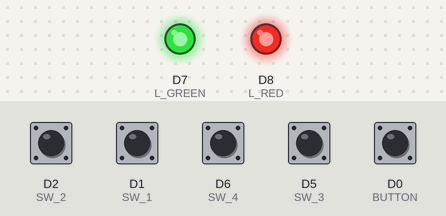
The sketch below on a simulated ESP8266 (NodeMCU). On the bench: output pins drawn as LEDs (lit = HIGH). Inputs (shaded band) come from the test bench; at power-on: D1 (SW_1), D2 (SW_2), D5 (SW_3), D6 (SW_4) HIGH, D0 (BUTTON) LOW. WiFi joins after 1.5 s; servers stay silent unless stated; uploads are accepted with an empty reply.

Above: at 0.1 s.
At 2.7 s:
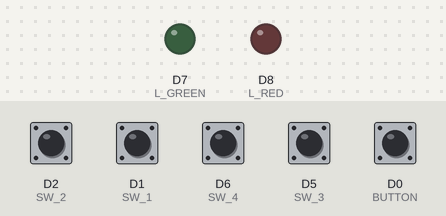
2.8 s: D0 (BUTTON) pulled HIGH for 1.2 s
At 4.0 s:
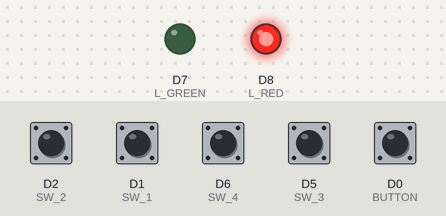
Timing chart, 0 to 10.2 s (numbered marks = the images above; inputs shaded):
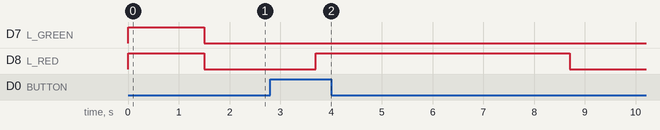

Measured:
- after the input at 2.8 s, D8 (L_RED): LOW → HIGH after 0.90 s, → LOW 5.0 s later

The sketch:

device.ino
```cpp
#include <ESP8266WiFi.h>
#include <ESP8266HTTPClient.h>
#include <WiFiClient.h>

#define L_GREEN D7
#define L_RED D8

#define BUTTON D0

#define SW_1 D1
#define SW_2 D2
#define SW_3 D5
#define SW_4 D6

#define SSID "A1"
#define PASSWORD "PASS"
#define SERVER "http://192.168.0.17:6666/api/v1/deploy"
#define API_KEY "{~c[3^n3u7R-j/By"

void unconnected_warning() {
  digitalWrite(L_GREEN, HIGH);
  digitalWrite(L_RED, HIGH);
  delay(500);
  digitalWrite(L_GREEN, LOW);
  digitalWrite(L_RED, LOW);
}

void success_warning() {
  digitalWrite(L_GREEN, HIGH);
  delay(5000);
  digitalWrite(L_GREEN, LOW);
}

void error_warning() {
  digitalWrite(L_RED, HIGH);
  delay(5000);
  digitalWrite(L_RED, LOW);
}

String current_environment() {
  String env = "";

  env.concat(digitalRead(SW_1));
  env.concat(digitalRead(SW_2));
  env.concat(digitalRead(SW_3));
  env.concat(digitalRead(SW_4));

  return env;
}

String payload() {
  String data = "{\"environment\":\"";
  data.concat(current_environment());
  data.concat("\"}");

  return data;
}

int deploy_request() {
  HTTPClient http;
  http.begin(SERVER);

  http.addHeader("Content-Type", "application/json");
  http.addHeader("API_KEY", API_KEY);
  int res = http.POST(payload());
  http.end();

  return res;
}

void setup() {
  pinMode(L_RED, OUTPUT);
  pinMode(L_GREEN, OUTPUT);
  pinMode(BUTTON, INPUT);
  pinMode(SW_1, INPUT_PULLUP);
  pinMode(SW_2, INPUT_PULLUP);
  pinMode(SW_3, INPUT_PULLUP);
  pinMode(SW_4, INPUT_PULLUP);

  WiFi.begin(SSID, PASSWORD);

  while (WiFi.status() != WL_CONNECTED) {
    unconnected_warning();
  }
}

void loop() {
  if (digitalRead(BUTTON) == HIGH) {
    if (WiFi.status() == WL_CONNECTED) {
      if (deploy_request() == 201) {
        success_warning();
      } else {
        error_warning();
      }
    }
    else {
      unconnected_warning();
    }
  }

  delay(1000);
}
```
